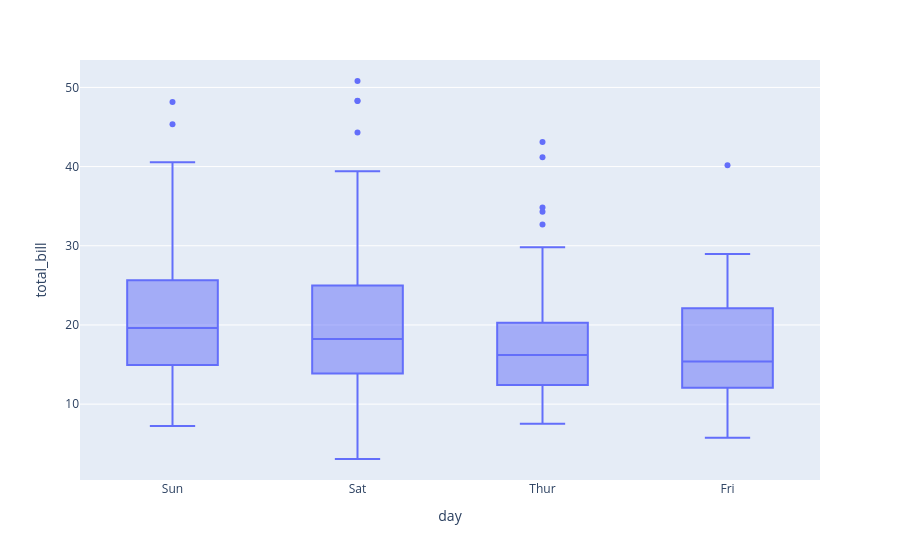

The notebook cell saved with this chart:
### Code cell
fig = px.box(
    tips,
    x='day',
    y='total_bill'
)

fig.show()

### Figure 1 — Plotly figure (JSON) as saved in the notebook; plotly's stock layout.template omitted (floating-point values rounded to 4 significant figures; data arrays with more than 128 entries replaced by an {"elided": "..."} marker saying what was removed)
{"data": [{"alignmentgroup": "True", "hovertemplate": "day=%{x}<br>total_bill=%{y}<extra></extra>", "legendgroup": "", "marker": {"color": "#636efa"}, "name": "", "notched": false, "offsetgroup": "", "orientation": "v", "showlegend": false, "type": "box", "x": {"elided": "244 str values"}, "x0": " ", "xaxis": "x", "y": {"elided": "244 float values"}, "y0": " ", "yaxis": "y"}], "layout": {"boxmode": "group", "legend": {"tracegroupgap": 0}, "margin": {"t": 60}, "xaxis": {"anchor": "y", "domain": [0, 1], "title": {"text": "day"}}, "yaxis": {"anchor": "x", "domain": [0, 1], "title": {"text": "total_bill"}}}}
